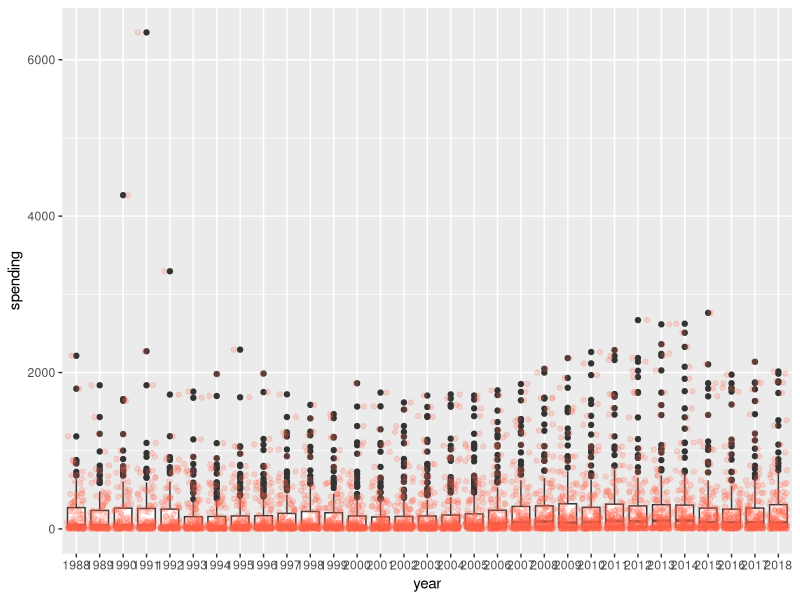
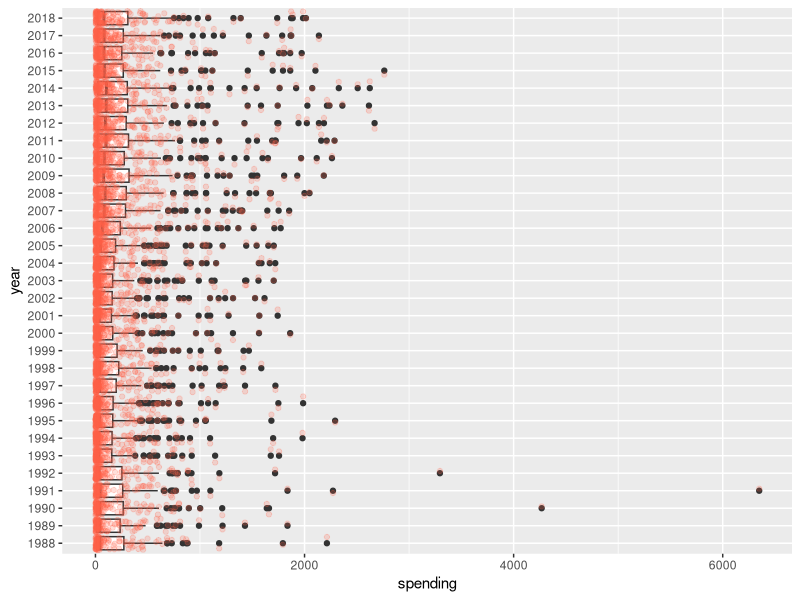
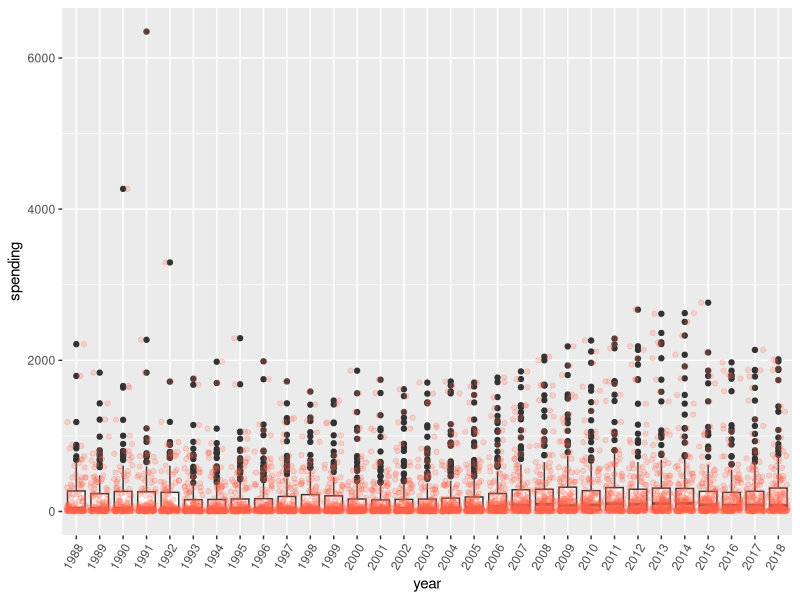

The R source for these figures, in order:
## ---- chunk 1
knitr::opts_chunk$set(echo = TRUE)
## ---- chunk 2
# The dataset is an excel file, so we need to use the read_xlsx function 
# which lives in the readxl package

library(readxl) # loading in readxl package
library(tidyverse) # loading in tidyverse package 
# contains dpylr, tidyr, and ggplot

military <- read_xlsx("data/gov_spending_per_capita.xlsx")

glimpse(military)

## ---- chunk 3
military_clean <- military %>% 
                    select(-Country, -Notes) %>% 
                    # removes the Country and Notes variables from the dataset 
                    mutate_if(is.character, as.numeric) %>% 
                    # changes the variables that are characters to numeric  
                    mutate(Country = military$Country) %>% 
                    # adds the Country variable back in  
                    select(Country, everything())
                    # reorders the variables so Country is first 
## ---- chunk 4
long_data <- military_clean %>%  
              gather(-Country, key = "year", value = "spending")

## ---- chunk 5

long_data %>% 
  ggplot(aes(y = spending, x = year)) + 
  # add boxplots
  geom_boxplot() + 
  # adds points on top of the boxplots
  geom_jitter(alpha = 0.2, 
              # alpha changes how transparent a poing is (closer to 1 = darker)
              color = "tomato")
  
## ---- chunk 6
long_data %>% 
  ggplot(aes(y = spending, x = year)) + 
  geom_boxplot() + 
  geom_jitter(alpha = 0.2, color = "tomato") +
  coord_flip() # flips the coordinates (y to x, x to y)  


long_data %>% 
  ggplot(aes(y = spending, x = year)) + 
  geom_boxplot() + 
  geom_jitter(alpha = 0.2, color = "tomato") +
  theme(axis.text.x = element_text(angle = 60, hjust = 1))
  # changes the orientation of the x-axis text:
  # angle rotates the text (reative to the axis) 
  # hjust places the label above/below the axis tick (0 = above, 1 = below)  

## ---- chunk 7
# Your plot here

